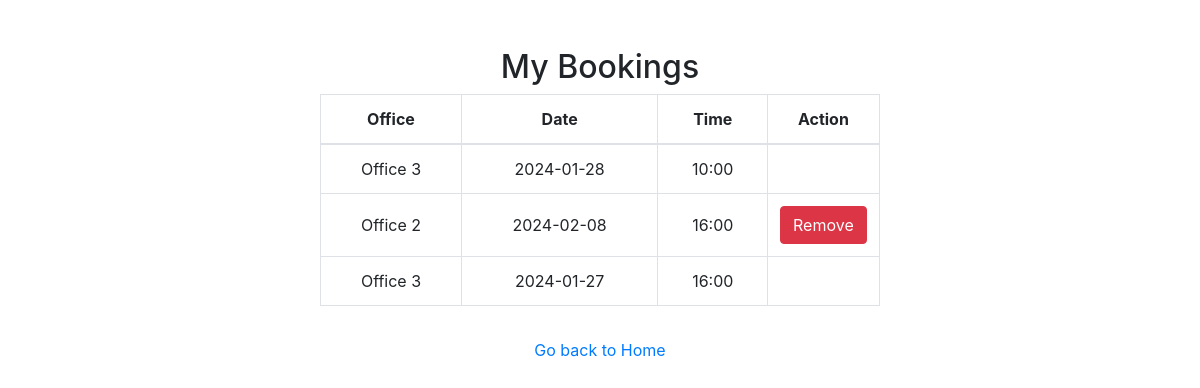
Page /my_bookings (signed in) on the committed database.
### app/models.py (models this page shows, shortened)
class Booking(db.Model):
    id = db.Column(db.Integer, primary_key=True)
    office = db.Column(db.String(20), nullable=False)
    date = db.Column(db.Date, nullable=False)
    start_time = db.Column(db.Time, nullable=False)
    timestamp = db.Column(db.DateTime, nullable=False, default=datetime.utcnow)
    user_id = db.Column(db.Integer, db.ForeignKey('user.id'), nullable=False)

### app/routes.py (the view)
@app.route('/my_bookings')
@login_required
def my_bookings():
    current_date = datetime.now().date()
    current_time = datetime.now().time()
    bookings = Booking.query.filter_by(user=current_user).all()
    return render_template('my_bookings.html', bookings=bookings, current_date=current_date, current_time=current_time)

### app/models.py (called while the page is built)
@login_manager.user_loader
def load_user(user_id):
    return User.query.get(int(user_id))

### app/templates/my_bookings.html (shortened to what this page needs)
{% extends 'base.html' %}
{% block content %}
    <div class="container mt-5">
        <h2 class="text-center">My Bookings</h2>
        <div class="table-responsive">
            <table class="table table-bordered mx-auto text-center" style="width: auto;">
                <colgroup>
                    <col style="width: auto;">
                    <col style="width: auto;">
                    <col style="width: auto;">
                    <col style="width: 20%;">
                </colgroup>
                <thead>
                    <tr>
                        <th scope="col">Office</th>
                        <th scope="col">Date</th>
                        <th scope="col">Time</th>
                        <th scope="col">Action</th>
                    </tr>
                </thead>
                <tbody>
                    {% for booking in bookings %}
                        <tr>
                            <td class="align-middle">{{ booking.office }}</td>
                            <td class="align-middle">{{ booking.date.strftime('%Y-%m-%d') }}</td>
                            <td class="align-middle">{{ booking.start_time.strftime('%H:%M') }}</td>
                            <td class="align-middle">
                                {% if booking.date > current_date or (booking.date == current_date and booking.start_time > current_time) %}
                                    <form method="post" action="{{ url_for('remove_my_booking', booking_id=booking.id) }}">
                                        <button type="submit" class="btn btn-danger">Remove</button>
                                    </form>
                                {% endif %}
                            </td>
                        </tr>
                    {% endfor %}
                </tbody>
            </table>
        </div>
        <p class="text-center mt-3"><a href="{{ url_for('home') }}">Go back to Home</a></p>
    </div>
{% endblock %}

### rows in the picture
Booking: office "Office 3", date "2024-01-28", start_time "10:00"
Booking: office "Office 2", date "2024-02-08", start_time "16:00"
Booking: office "Office 3", date "2024-01-27", start_time "16:00"
